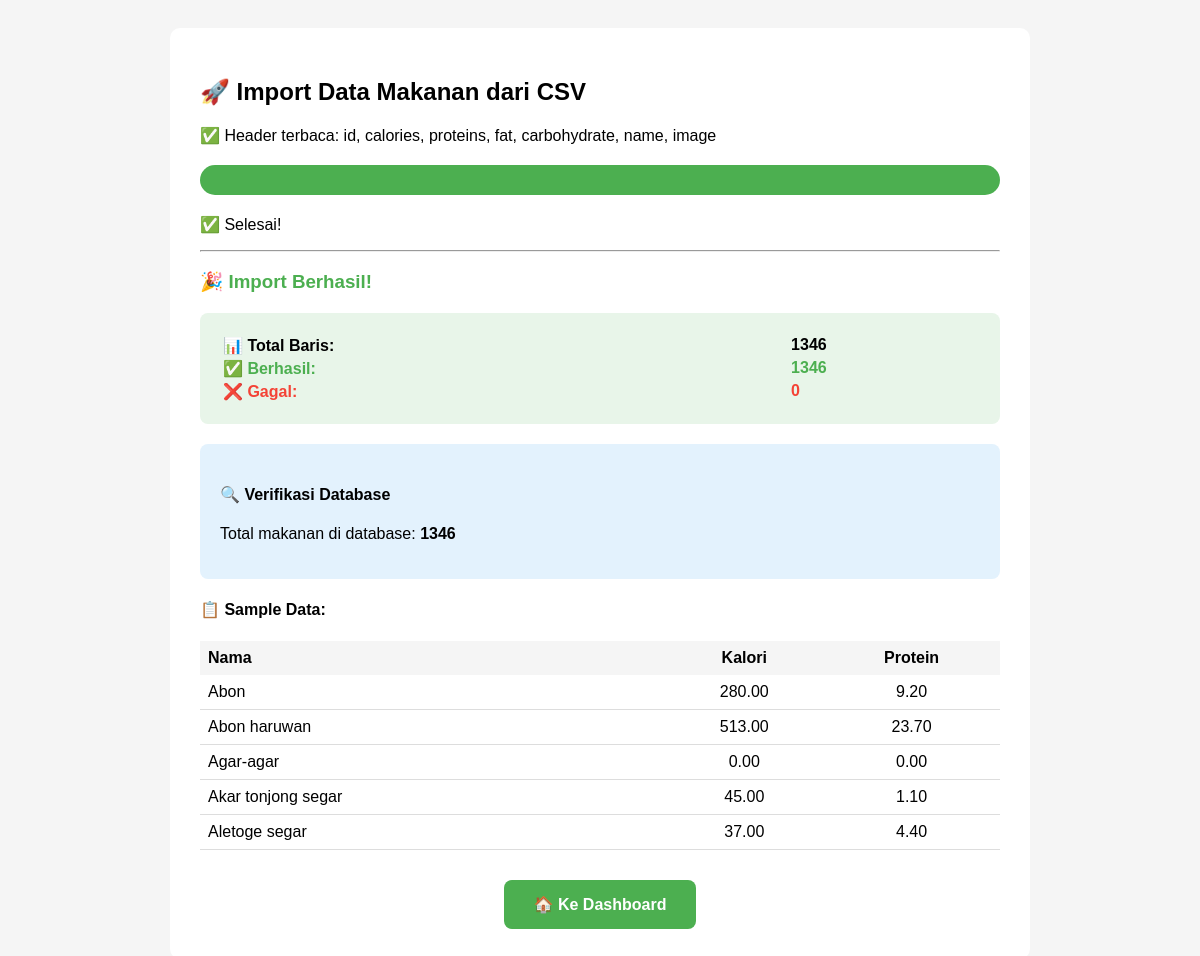
The page /import_nutrition.php on the database its author committed.
### tables this page shows
CREATE TABLE `makanan_dataset` (
  `id` int NOT NULL,
  `name` varchar(500) NOT NULL,
  `calories` decimal(10,2) DEFAULT '0.00',
  `proteins` decimal(10,2) DEFAULT '0.00',
  `fat` decimal(10,2) DEFAULT '0.00',
  `carbohydrate` decimal(10,2) DEFAULT '0.00',
  `image` text
);

### import_nutrition.php (the view, shortened to what this page needs)
<?php
require 'config.php';
$csvFile = 'nutrition.csv';
echo "<!DOCTYPE html>
<html><head><meta charset='UTF-8'>
<style>
body { font-family: Arial; padding: 20px; background: #f5f5f5; }
.container { max-width: 800px; margin: 0 auto; background: white; padding: 30px; border-radius: 10px; }
.success { color: #4caf50; }
.error { color: #f44336; }
.progress { background: #e0e0e0; height: 30px; border-radius: 15px; overflow: hidden; margin: 20px 0; }
.progress-bar { background: #4caf50; height: 100%; transition: width 0.3s; }
</style>
</head><body><div class='container'>";
echo "<h2>🚀 Import Data Makanan dari CSV</h2>";
try {
    $file = fopen($csvFile, 'r');
    $header = fgetcsv($file);
    echo "<p>✅ Header terbaca: " . implode(', ', $header) . "</p>";
    $count = 0;
    $success = 0;
    $failed = 0;
    $errors = [];
    echo "<div class='progress'><div class='progress-bar' id='progressBar' style='width:0%'></div></div>";
    echo "<p id='status'>Memproses data...</p>";
    while (($data = fgetcsv($file)) !== FALSE) {
        $count++;
        try {
            $name = trim($data[5]);
            $success++;
        } catch (PDOException $e) {
            $failed++;
            $errors[] = "Baris $count ($name): " . $e->getMessage();
        }
    }
    echo "<hr>";
    echo "<h3 class='success'>🎉 Import Berhasil!</h3>";
    echo "<div style='background:#e8f5e9; padding:20px; border-radius:8px; margin:20px 0;'>";
    echo "<table style='width:100%;'>";
    echo "<tr><td><strong>📊 Total Baris:</strong></td><td><strong>$count</strong></td></tr>";
    echo "<tr><td><strong class='success'>✅ Berhasil:</strong></td><td><strong class='success'>$success</strong></td></tr>";
    echo "<tr><td><strong class='error'>❌ Gagal:</strong></td><td><strong class='error'>$failed</strong></td></tr>";
    echo "</table>";
    echo "</div>";
    $stmt = $pdo->query("SELECT COUNT(*) FROM makanan_dataset");
    $total = $stmt->fetchColumn();
    echo "<div style='background:#e3f2fd; padding:20px; border-radius:8px; margin:20px 0;'>";
    echo "<h4>🔍 Verifikasi Database</h4>";
    echo "<p>Total makanan di database: <strong>$total</strong></p>";
    echo "</div>";
    $stmt = $pdo->query("SELECT name, calories, proteins FROM makanan_dataset LIMIT 5");
    $samples = $stmt->fetchAll();
    echo "<h4>📋 Sample Data:</h4>";
    echo "<table style='width:100%; border-collapse:collapse;'>";
    echo "<tr style='background:#f5f5f5;'><th style='padding:8px; text-align:left;'>Nama</th><th>Kalori</th><th>Protein</th></tr>";
    foreach ($samples as $sample) {
        echo "<tr style='border-bottom:1px solid #ddd;'>";
        echo "<td style='padding:8px;'>{$sample['name']}</td>";
        echo "<td style='text-align:center;'>{$sample['calories']}</td>";
        echo "<td style='text-align:center;'>{$sample['proteins']}</td>";
        echo "</tr>";
    }
    echo "</table>";
    echo "<div style='margin-top:30px; text-align:center;'>";
    echo "<a href='dashboard.php?tab=catatan' style='display:inline-block; padding:15px 30px; background:#4caf50; color:white; text-decoration:none; border-radius:8px; font-weight:bold; font-size:16px;'>🏠 Ke Dashboard</a>";
    echo "</div>";
} catch (Exception $e) {
    echo "<div style='background:#ffebee; padding:20px; border-radius:8px; color:#c62828; margin:20px 0;'>";
    echo "<h3>❌ Error Fatal</h3>";
    echo "<p>" . $e->getMessage() . "</p>";
    echo "</div>";
}
echo "</div></body></html>";
?>

### import_nutrition.php (style rules this page uses)
body { font-family: Arial; padding: 20px; background: #f5f5f5; }
.container { max-width: 800px; margin: 0 auto; background: white; padding: 30px; border-radius: 10px; }
.success { color: #4caf50; }
.error { color: #f44336; }
.progress { background: #e0e0e0; height: 30px; border-radius: 15px; overflow: hidden; margin: 20px 0; }
.progress-bar { background: #4caf50; height: 100%; transition: width 0.3s; }

### rows shown on the page
makanan_dataset: name "Abon", calories "280.00", proteins "9.20"
makanan_dataset: name "Abon haruwan", calories "513.00", proteins "23.70"
makanan_dataset: name "Agar-agar", calories "0.00", proteins "0.00"
makanan_dataset: name "Akar tonjong segar", calories "45.00", proteins "1.10"
makanan_dataset: name "Aletoge segar", calories "37.00", proteins "4.40"

### other values the page prints
implode(', ', $header) "id, calories, proteins, fat, carbohydrate, name, image"
$count "1346"
$success "1346"
$failed "0"
$total "1346"
